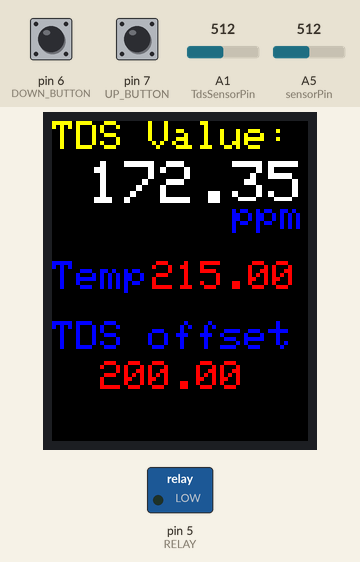
A sketch run on a simulated Arduino Uno, built with avr-gcc and run on an emulated ATmega328P. Parts: 128×160 colour display, switched loads named in the sketch (green lamp = pin HIGH). The inputs (shaded band) are chosen by the test bench; at power-on: pin 6 (DOWN_BUTTON) LOW, pin 7 (UP_BUTTON) LOW, A1 (TdsSensorPin) = 512, A5 (sensorPin) = 512. No MQTT or app messages arrive unless stated.

Above: at 1.4 s.
1.5 s: pin 6 (DOWN_BUTTON) pulled HIGH for 1 s
At 3.1 s:
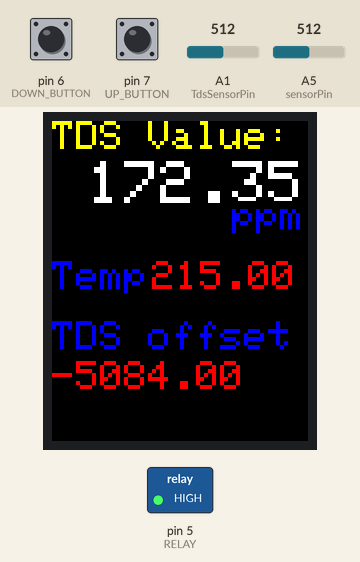
4.1 s: pin 7 (UP_BUTTON) pulled HIGH for 3.2 s
At 8.5 s:
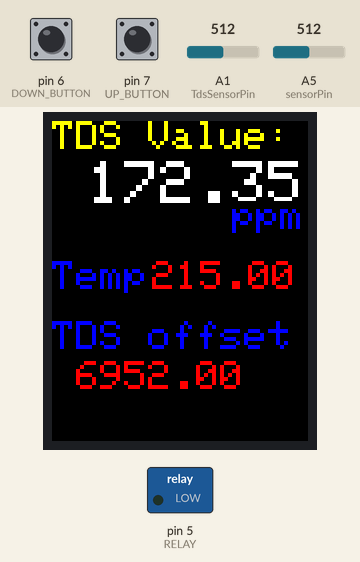
8.8 s: A1 (TdsSensorPin) set to 716
At 10.2 s:
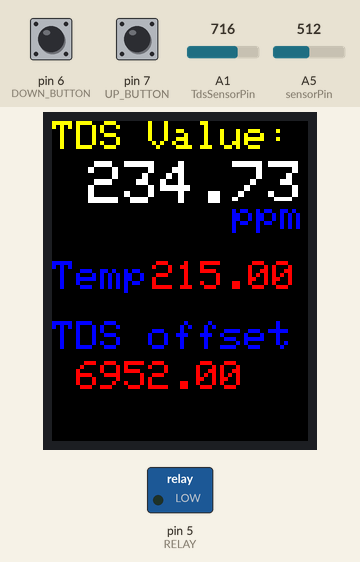
11.3 s: A5 (sensorPin) set to 716
At 12.6 s:
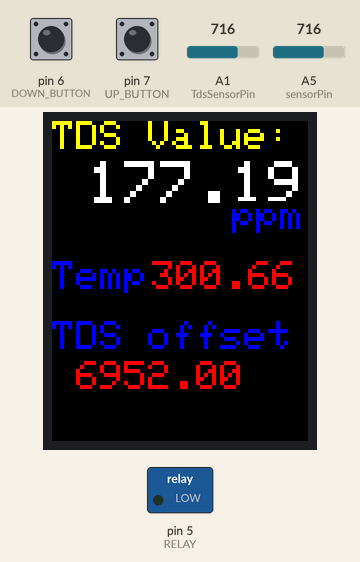
12.9 s: pin 6 (DOWN_BUTTON) pulled HIGH for 0.15 s
At 13.9 s:
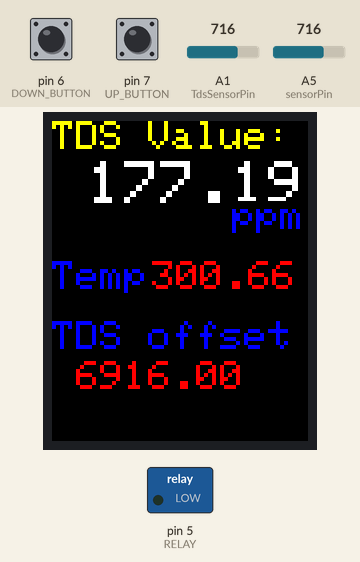
14.7 s: A5 (sensorPin) set to 0
At 17.0 s:
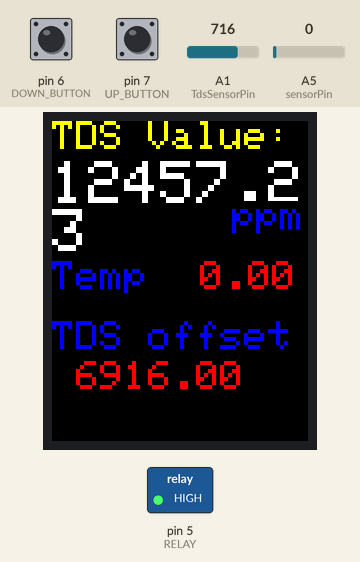
Timing chart, 0 to 18.1 s (numbered marks = the images above; inputs shaded):
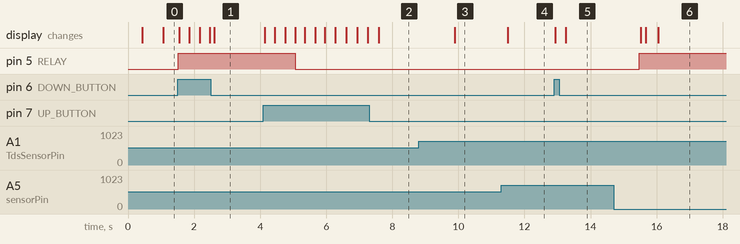

The sketch:

TDS_Meter_Arduino.ino
```cpp
#define TINY_GSM_MODEM_SIM800

#include <SoftwareSerial.h>
#include <TinyGsmClient.h>
#include <PubSubClient.h>
#include <Adafruit_GFX.h>    // Core graphics library
#include <Adafruit_ST7735.h> // Hardware-specific library for ST7735
#include <SPI.h>

#define TFT_CS        10
#define TFT_RST        8
#define TFT_DC         9

#define UP_BUTTON 7
#define DOWN_BUTTON 6
#define RELAY 5

#define sensorPin A5

Adafruit_ST7735 tft = Adafruit_ST7735(TFT_CS, TFT_DC, TFT_RST);


SoftwareSerial SerialAT(3, 2); // RX, TX

//Network details
const char apn[]  = "mtnirancell";
const char user[]  = "";
const char pass[]  = "";


// MQTT details
unsigned long lastReconnectAttempt = 0, lastSent = 0;

TinyGsm modem(SerialAT);
TinyGsmClient client(modem);
PubSubClient mqtt(client);


#define TdsSensorPin A1
#define VREF 4.3      // analog reference voltage(Volt) of the ADC
#define SCOUNT  30           // sum of sample point
int analogBuffer[SCOUNT];    // store the analog value in the array, read from ADC
int analogBufferTemp[SCOUNT];
int analogBufferIndex = 0,copyIndex = 0;
float averageVoltage = 0,tdsValue = 0,temperature = 15;

int tdsOffset = 200;
int buttonState = 0;

void setup()
{

  pinMode(UP_BUTTON, INPUT);
  pinMode(DOWN_BUTTON, INPUT);
  pinMode(DOWN_BUTTON, INPUT);
  pinMode(RELAY, OUTPUT);


  //Serial.begin(9600);
  SerialAT.begin(9600);

  tft.initR(INITR_BLACKTAB);
  tft.fillScreen(ST77XX_BLACK);
  testdrawtext("Connecting", ST77XX_RED, 0, 0, 2);
  //testdrawtext("Wait for network", ST77XX_YELLOW, 0, 70, 1);

//  modem.restart();
//  if(!modem.waitForNetwork())
//  {
//    while(true);
//  }

  if (!modem.gprsConnect(apn, user, pass))
  {
    while(true);
  }

  mqtt.setServer("185.220.224.46", 1883);
  while(mqttConnect()==false) continue;
  //tft.fillScreen(ST77XX_BLACK);
}

void loop()
{


  if (!modem.isGprsConnected()) {
      if (!modem.gprsConnect(apn, user, pass)) {
        delay(10000);
        return;
      }
  }

  if (!mqtt.connected()) {
    uint32_t t = millis();
    if (t - lastReconnectAttempt > 10000L) {
      lastReconnectAttempt = t;
      if (mqttConnect()) { lastReconnectAttempt = 0; }
    }
    delay(100);
    return;
  }

  static unsigned long analogSampleTimepoint = millis();
  if(millis()-analogSampleTimepoint > 40U)     //every 40 milliseconds,read the analog value from the ADC
  {
    analogSampleTimepoint = millis();
    analogBuffer[analogBufferIndex] = analogRead(TdsSensorPin);    //read the analog value and store into the buffer
    analogBufferIndex++;
    if(analogBufferIndex == SCOUNT)
       analogBufferIndex = 0;

    char buf[7];
    dtostrf(tdsValue, 7, 2, buf);
    testdrawtext("TDS Value:", ST77XX_YELLOW,0,0, 2);
    testdrawtext(buf, ST77XX_WHITE,0,20, 3);
    testdrawtext("ppm", ST77XX_BLUE,90,40, 2);

    testdrawtext("Temp", ST77XX_BLUE,0,70, 2);
    dtostrf(temperature, 6, 2, buf);
    testdrawtext(buf, ST77XX_RED,50,70, 2);


    testdrawtext("TDS offset", ST77XX_BLUE,0,100, 2);
    dtostrf(tdsOffset, 8, 2, buf);
    testdrawtext(buf, ST77XX_RED,0,120, 2);
   }
   static unsigned long printTimepoint = millis();
   if(millis()-printTimepoint > 800U)
   {
      printTimepoint = millis();
      for(copyIndex=0;copyIndex<SCOUNT;copyIndex++)
        analogBufferTemp[copyIndex]= analogBuffer[copyIndex];
      averageVoltage = getMedianNum(analogBufferTemp,SCOUNT) * (float)VREF / 1024.0; // read the analog value more stable by the median filtering algorithm, and convert to voltage value
      temperature = (analogRead(sensorPin) * (4300 / 1024.0)) / 10;
      float compensationCoefficient=1.0+0.02*(temperature-25.0);    //temperature compensation formula: fFinalResult(25^C) = fFinalResult(current)/(1.0+0.02*(fTP-25.0));
      float compensationVolatge=averageVoltage/compensationCoefficient;  //temperature compensation
      tdsValue=(133.42*compensationVolatge*compensationVolatge*compensationVolatge - 255.86*compensationVolatge*compensationVolatge + 857.39*compensationVolatge)*0.5; //convert voltage value to tds value
   }

  buttonState = digitalRead(UP_BUTTON);
  if (buttonState == HIGH) {
    tdsOffset++;
  }

  buttonState = digitalRead(DOWN_BUTTON);
  if (buttonState == HIGH) {
    tdsOffset--;
  }

  if(tdsValue >= float(tdsOffset)){
    digitalWrite(RELAY, HIGH);
  }
  else {
    digitalWrite(RELAY, LOW);
  }


  uint32_t t2 = millis();
  if (t2 - lastSent > 10000L) {
    lastSent = t2;
    String message = "{\"uuid\":\"d465fc786a24\", \"tds\":" + String(tdsValue) + ", \"temp\":" + String(temperature) + "}";
    mqtt.publish("/tds", message.c_str());
    mqtt.loop();
  }

}

boolean mqttConnect()
{
  mqtt.connect("");
  return mqtt.connected();
}

void testdrawtext(char *text, uint16_t color, int x, int y, int size) {
  tft.setCursor(x, y);
  tft.setTextSize(size);
  tft.setTextColor(color, ST7735_BLACK);
  tft.setTextWrap(true);
  tft.print(text);
}


int getMedianNum(int bArray[], int iFilterLen)
{
      int bTab[iFilterLen];
      for (byte i = 0; i<iFilterLen; i++)
      bTab[i] = bArray[i];
      int i, j, bTemp;
      for (j = 0; j < iFilterLen - 1; j++)
      {
      for (i = 0; i < iFilterLen - j - 1; i++)
          {
        if (bTab[i] > bTab[i + 1])
            {
        bTemp = bTab[i];
            bTab[i] = bTab[i + 1];
        bTab[i + 1] = bTemp;
         }
      }
      }
      if ((iFilterLen & 1) > 0)
    bTemp = bTab[(iFilterLen - 1) / 2];
      else
    bTemp = (bTab[iFilterLen / 2] + bTab[iFilterLen / 2 - 1]) / 2;
      return bTemp;
}
```

Measured:
- after the input at 1.5 s, pin 5 (RELAY): LOW → HIGH at once; the display: first changes after 0.05 s (image 1 shows a later state)
- after the input at 4.1 s, pin 5 (RELAY): HIGH → LOW after 0.97 s; the display: first changes at once (image 2 shows a later state)
- after the input at 8.8 s, the display: changes after 1.1 s (image 3)
- after the input at 11.3 s, the display: changes after 0.19 s (image 4)
- after the input at 12.9 s, the display: first changes at once (image 5 shows a later state)
- after the input at 14.7 s, pin 5 (RELAY): LOW → HIGH after 0.78 s; the display: changes after 0.81 s (image 6)
